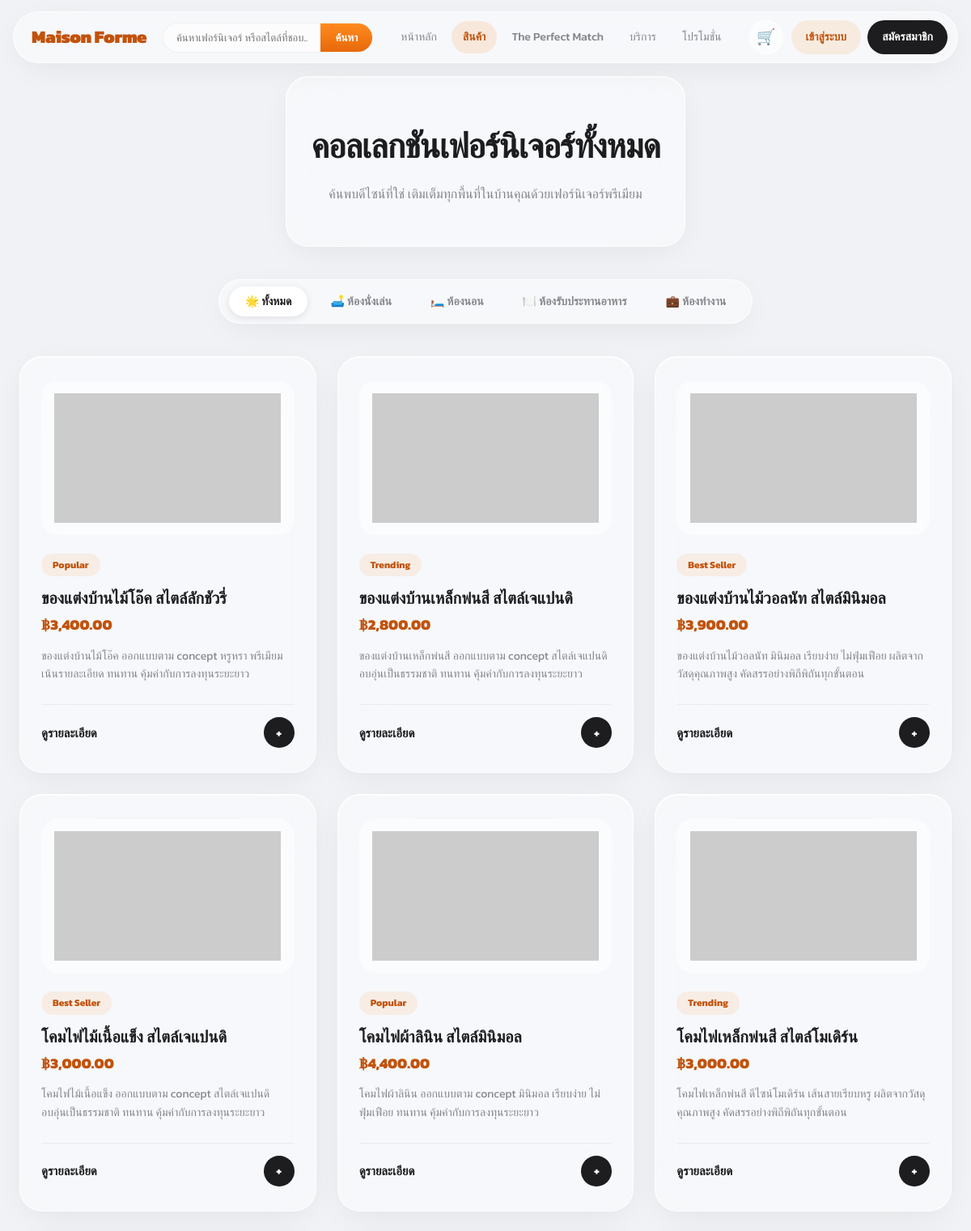
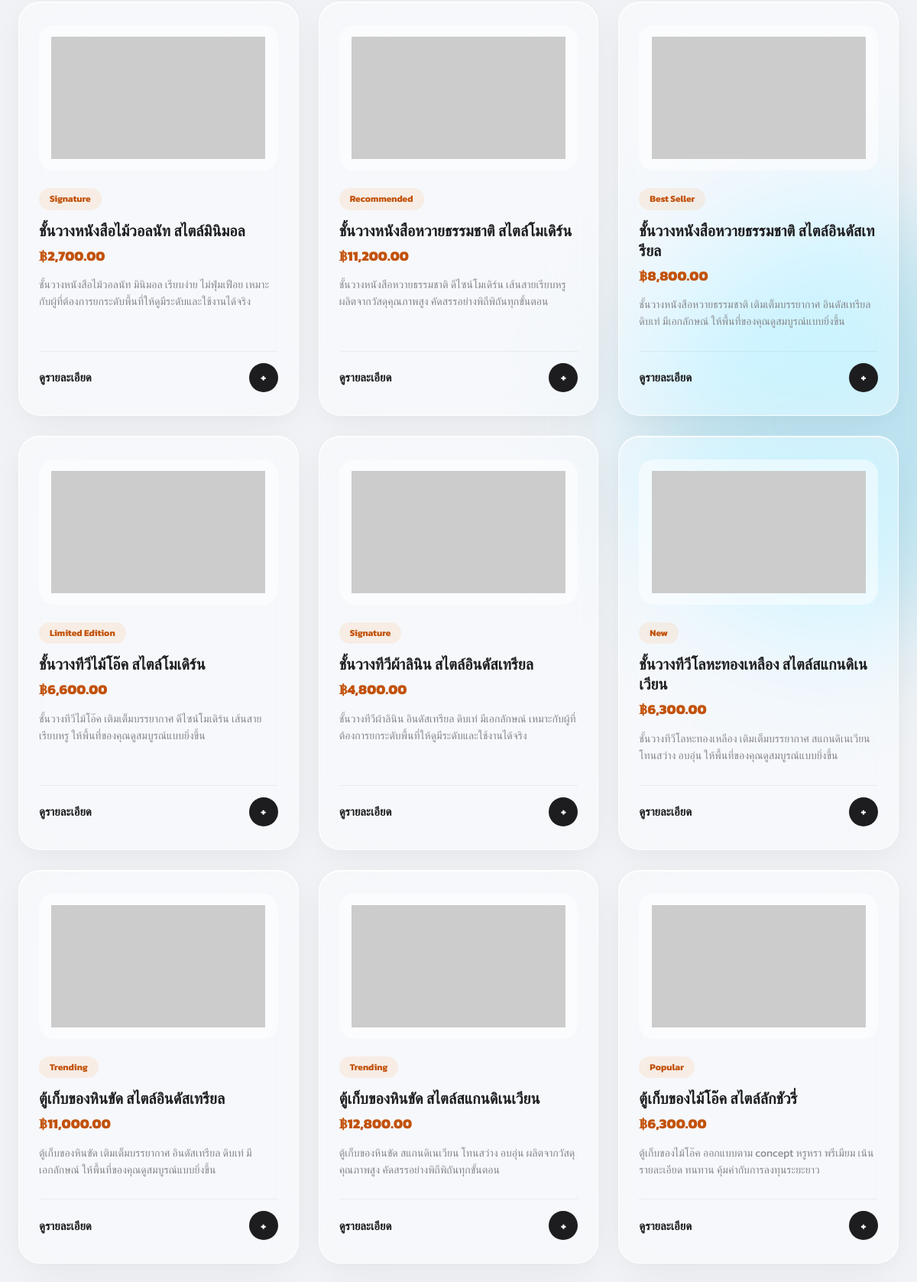
/api_products_2.php (upper part), run on the app's committed database (2 pictures, top to bottom).
### tables this page shows
CREATE TABLE `products` (
  `id` int(10) unsigned NOT NULL AUTO_INCREMENT,
  `name` varchar(150) NOT NULL,
  `price` decimal(10,2) NOT NULL DEFAULT 0.00,
  `image` varchar(255) NOT NULL DEFAULT '',
  `description` text NOT NULL,
  `created_at` timestamp NOT NULL DEFAULT current_timestamp(),
  `badge` varchar(50) DEFAULT 'Featured',
  `style` varchar(50) DEFAULT 'Minimalist',
  `category` varchar(50) NOT NULL DEFAULT 'ของแต่งบ้าน',
  PRIMARY KEY (`id`)
);

### api_products_2.php (the view, shortened to what this page needs)
<!DOCTYPE html>
<html lang="th">
<head>
</head>
<body>
  <div class="liquid-bg" aria-hidden="true">
    <span class="blob blob-2"></span>
  </div>
  <header>
    <div class="header-inner">
      <a href="index.php" class="brand">Maison Forme</a>
      <form action="search.html" method="GET" class="search-form">
        <input type="text" name="keyword" placeholder="ค้นหาเฟอร์นิเจอร์ หรือสไตล์ที่ชอบ...">
        <button type="submit">ค้นหา</button>
      </form>
      <nav aria-label="เมนูหลัก">
        <a href="index.php">หน้าหลัก</a>
        <a href="products.html" class="active">สินค้า</a>
        <a href="furniture-designer.html">The Perfect Match</a>
        <a href="services.html">บริการ</a>
        <a href="promo.html">โปรโมชั่น</a>
      </nav>
      <div class="header-actions">
        <a href="cart.html" class="cart-btn" aria-label="ตะกร้าสินค้า">🛒</a>
        <div class="auth-links">
          <a href="login.html" class="btn-login">เข้าสู่ระบบ</a>
          <a href="register.html" class="btn-register">สมัครสมาชิก</a>
        </div>
      </div>
    </div>
  </header>
  <section class="page-header">
    <div class="page-header-glass">
      <h1>คอลเลกชันเฟอร์นิเจอร์ทั้งหมด</h1>
      <p>ค้นพบดีไซน์ที่ใช่ เติมเต็มทุกพื้นที่ในบ้านคุณด้วยเฟอร์นิเจอร์พรีเมียม</p>
    </div>
  </section>
  <div class="filter-container">
    <div class="filter-glass">
      <button class="filter-btn active">🌟 ทั้งหมด</button>
      <button class="filter-btn">🛋️ ห้องนั่งเล่น</button>
      <button class="filter-btn">🛏️ ห้องนอน</button>
      <button class="filter-btn">🍽️ ห้องรับประทานอาหาร</button>
      <button class="filter-btn">💼 ห้องทำงาน</button>
    </div>
  </div>
  <main class="container">
    <div class="codemonday-grid">
      <?php
      $conn = new mysqli("localhost", "root", "", "furniture_db");
      if (!$conn->connect_error) {
          $sql = "SELECT * FROM products ORDER BY id DESC";
          $result = $conn->query($sql);
          if ($result && $result->num_rows > 0) {
              while($row = $result->fetch_assoc()) {
                  $title = htmlspecialchars($row['title'] ?? $row['name'] ?? 'สินค้าแนะนำ');
                  $desc = htmlspecialchars($row['description'] ?? 'รายละเอียดสินค้า');
                  $image = htmlspecialchars($row['image'] ?? 'chair.jpg');
                  $badge = htmlspecialchars($row['badge'] ?? 'Featured');
                  $price = number_format($row['price'] ?? 0, 2);
                  echo '
                  <div class="cm-card">
                    <div>
                      <div class="cm-img-container">
                        <img src="images/'.$image.'" alt="'.$title.'" onerror="this.src=\'https://via.placeholder.com/280x160?text=Maison+Forme\';">
                      </div>
                      <span class="cm-tag">'.$badge.'</span>
                      <h3 class="cm-title">'.$title.'</h3>
                      <div class="cm-price">฿'.$price.'</div>
                      <p class="cm-desc">'.$desc.'</p>
                    </div>
                    <a href="product_detail.html?id='.$row['id'].'" class="cm-footer">
                      <span>ดูรายละเอียด</span>
                      <div class="cm-arrow-btn">+</div>
                    </a>
                  </div>';
              }
          } else {
              echo '<p style="text-align:center; grid-column: 1/-1; color: var(--ink-faint); padding: 40px;">ยังไม่มีรายการสินค้าในระบบ</p>';
          }
      }
      ?>
    </div>
  </main>
</body>
</html>

### data on the page
products: badge "Popular", name "ของแต่งบ้านไม้โอ๊ค สไตล์ลักชัวรี่", price "3,400.00", description "ของแต่งบ้านไม้โอ๊ค ออกแบบตาม concept หรูหรา พรีเมียม เน้นรายละเอียด ทนทาน คุ้มค่ากับการลงทุนระยะยาว"
products: badge "Trending", name "ของแต่งบ้านเหล็กพ่นสี สไตล์เจแปนดิ", price "2,800.00", description "ของแต่งบ้านเหล็กพ่นสี ออกแบบตาม concept สไตล์เจแปนดิ อบอุ่นเป็นธรรมชาติ ทนทาน คุ้มค่ากับการลงทุนระยะยาว"
products: badge "Best Seller", name "ของแต่งบ้านไม้วอลนัท สไตล์มินิมอล", price "3,900.00", description "ของแต่งบ้านไม้วอลนัท มินิมอล เรียบง่าย ไม่ฟุ่มเฟือย ผลิตจากวัสดุคุณภาพสูง คัดสรรอย่างพิถีพิถันทุกขั้นตอน"
products: badge "Best Seller", name "โคมไฟไม้เนื้อแข็ง สไตล์เจแปนดิ", price "3,000.00", description "โคมไฟไม้เนื้อแข็ง ออกแบบตาม concept สไตล์เจแปนดิ อบอุ่นเป็นธรรมชาติ ทนทาน คุ้มค่ากับการลงทุนระยะยาว"
products: badge "Popular", name "โคมไฟผ้าลินิน สไตล์มินิมอล", price "4,400.00", description "โคมไฟผ้าลินิน ออกแบบตาม concept มินิมอล เรียบง่าย ไม่ฟุ่มเฟือย ทนทาน คุ้มค่ากับการลงทุนระยะยาว"
products: badge "Trending", name "โคมไฟเหล็กพ่นสี สไตล์โมเดิร์น", price "3,000.00", description "โคมไฟเหล็กพ่นสี ดีไซน์โมเดิร์น เส้นสายเรียบหรู ผลิตจากวัสดุคุณภาพสูง คัดสรรอย่างพิถีพิถันทุกขั้นตอน"
products: badge "Signature", name "ชั้นวางหนังสือไม้วอลนัท สไตล์มินิมอล", price "2,700.00", description "ชั้นวางหนังสือไม้วอลนัท มินิมอล เรียบง่าย ไม่ฟุ่มเฟือย เหมาะกับผู้ที่ต้องการยกระดับพื้นที่ให้ดูมีระดับและใช้งานได้จริง"
products: badge "Recommended", name "ชั้นวางหนังสือหวายธรรมชาติ สไตล์โมเดิร์น", price "11,200.00", description "ชั้นวางหนังสือหวายธรรมชาติ ดีไซน์โมเดิร์น เส้นสายเรียบหรู ผลิตจากวัสดุคุณภาพสูง คัดสรรอย่างพิถีพิถันทุกขั้นตอน"
products: badge "Best Seller", name "ชั้นวางหนังสือหวายธรรมชาติ สไตล์อินดัสเทรียล", price "8,800.00", description "ชั้นวางหนังสือหวายธรรมชาติ เติมเต็มบรรยากาศ อินดัสเทรียล ดิบเท่ มีเอกลักษณ์ ให้พื้นที่ของคุณดูสมบูรณ์แบบยิ่งขึ้น"
products: badge "Limited Edition", name "ชั้นวางทีวีไม้โอ๊ค สไตล์โมเดิร์น", price "6,600.00", description "ชั้นวางทีวีไม้โอ๊ค เติมเต็มบรรยากาศ ดีไซน์โมเดิร์น เส้นสายเรียบหรู ให้พื้นที่ของคุณดูสมบูรณ์แบบยิ่งขึ้น"
products: badge "Signature", name "ชั้นวางทีวีผ้าลินิน สไตล์อินดัสเทรียล", price "4,800.00", description "ชั้นวางทีวีผ้าลินิน อินดัสเทรียล ดิบเท่ มีเอกลักษณ์ เหมาะกับผู้ที่ต้องการยกระดับพื้นที่ให้ดูมีระดับและใช้งานได้จริง"
products: badge "New", name "ชั้นวางทีวีโลหะทองเหลือง สไตล์สแกนดิเนเวียน", price "6,300.00", description "ชั้นวางทีวีโลหะทองเหลือง เติมเต็มบรรยากาศ สแกนดิเนเวียน โทนสว่าง อบอุ่น ให้พื้นที่ของคุณดูสมบูรณ์แบบยิ่งขึ้น"
products: badge "Trending", name "ตู้เก็บของหินขัด สไตล์อินดัสเทรียล", price "11,000.00", description "ตู้เก็บของหินขัด เติมเต็มบรรยากาศ อินดัสเทรียล ดิบเท่ มีเอกลักษณ์ ให้พื้นที่ของคุณดูสมบูรณ์แบบยิ่งขึ้น"
products: badge "Trending", name "ตู้เก็บของหินขัด สไตล์สแกนดิเนเวียน", price "12,800.00", description "ตู้เก็บของหินขัด สแกนดิเนเวียน โทนสว่าง อบอุ่น ผลิตจากวัสดุคุณภาพสูง คัดสรรอย่างพิถีพิถันทุกขั้นตอน"
products: badge "Popular", name "ตู้เก็บของไม้โอ๊ค สไตล์ลักชัวรี่", price "6,300.00", description "ตู้เก็บของไม้โอ๊ค ออกแบบตาม concept หรูหรา พรีเมียม เน้นรายละเอียด ทนทาน คุ้มค่ากับการลงทุนระยะยาว"
